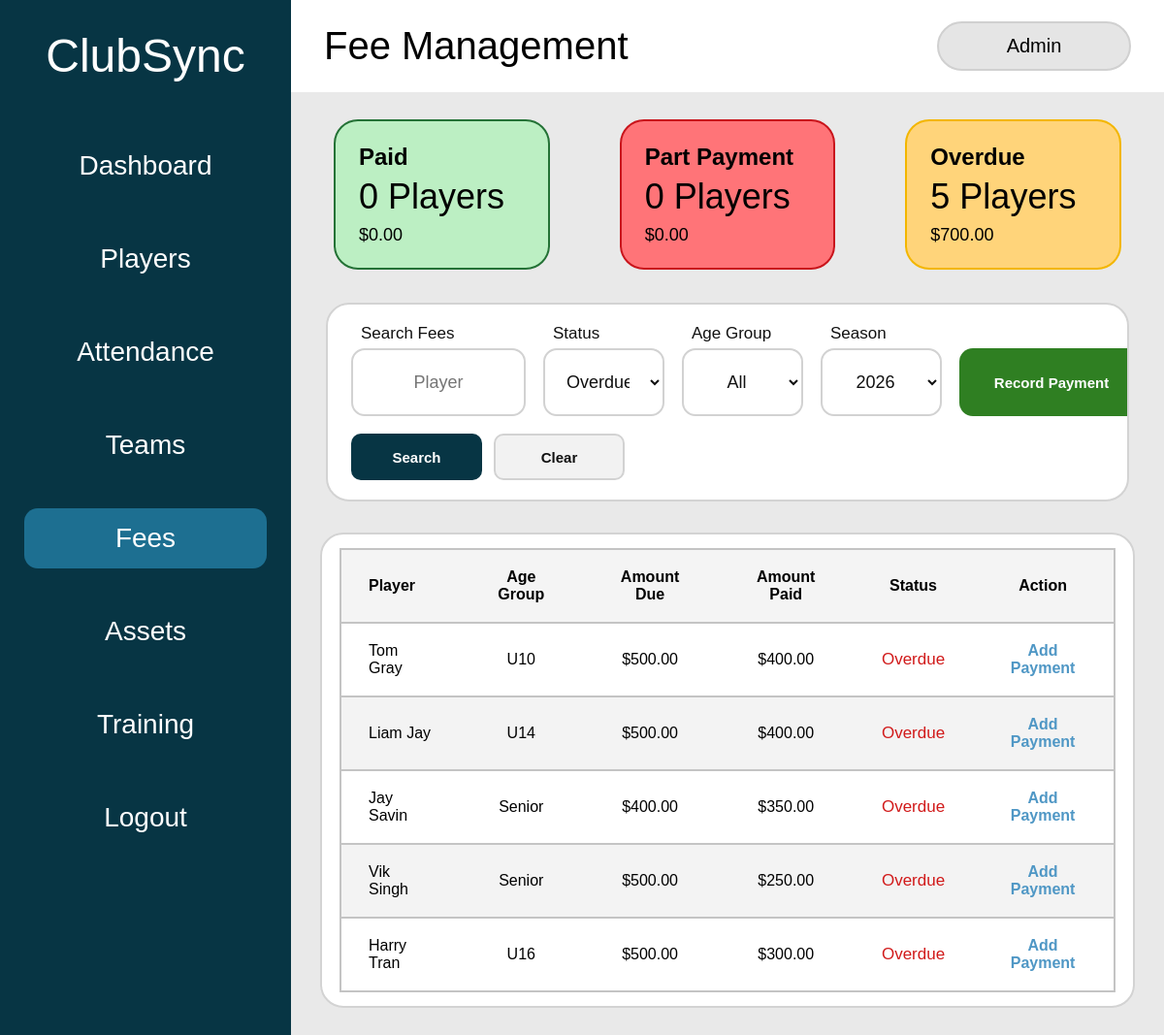
/fees?status=Overdue (signed in), run on an earlier commit of the app's database.
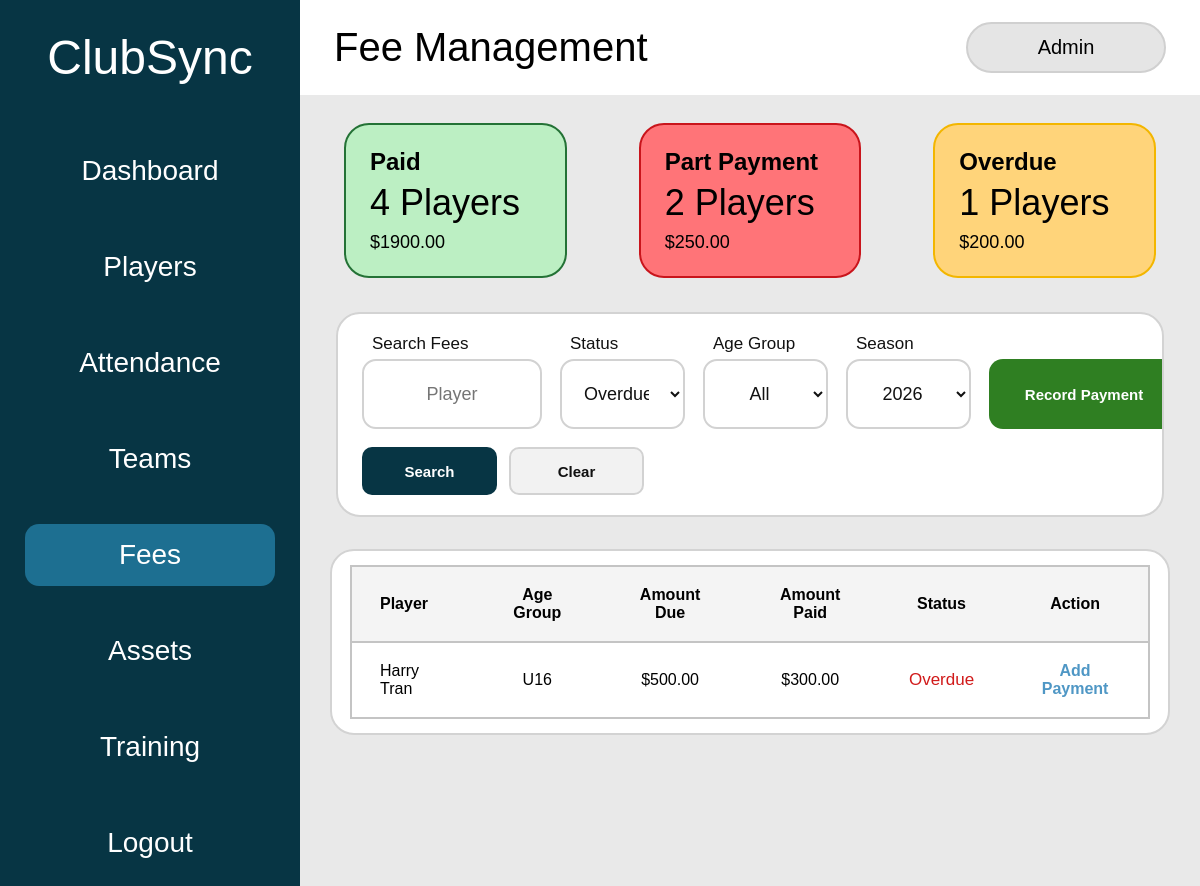
And on a later commit of the database.
### tables this page shows
CREATE TABLE fees (
        fee_id INTEGER PRIMARY KEY AUTOINCREMENT,
        player_id INTEGER NOT NULL,
        season INTEGER NOT NULL,
        amount_due REAL NOT NULL
            DEFAULT 0
            CHECK (amount_due >= 0),
        amount_paid REAL NOT NULL
            DEFAULT 0
            CHECK (amount_paid >= 0),
        payment_status TEXT NOT NULL
            DEFAULT 'Unpaid'
            CHECK (
                payment_status IN (
                    'Paid',
                    'Part Payment',
                    'Overdue',
                    'Unpaid'
                )
            ),
        due_date TEXT,
        payment_date TEXT,
        notes TEXT,
        created_at TEXT NOT NULL
            DEFAULT CURRENT_TIMESTAMP,
        updated_at TEXT NOT NULL
            DEFAULT CURRENT_TIMESTAMP,

        UNIQUE (
            player_id,
            season
        ),

        FOREIGN KEY (player_id)
            REFERENCES players(player_id)
            ON DELETE CASCADE
    );

CREATE TABLE players (
    player_id INTEGER PRIMARY KEY AUTOINCREMENT,
    first_name TEXT NOT NULL,
    last_name TEXT NOT NULL,
    date_of_birth TEXT NOT NULL,
    age_group TEXT NOT NULL,
    team TEXT NOT NULL,
    position TEXT NOT NULL,
    contact_phone TEXT,
    emergency_contact TEXT,
    medical_notes TEXT,
    registration_status TEXT NOT NULL DEFAULT 'Active'
);

### app.py (the view, shortened to what this page needs)
@app.route("/fees")
def fees():
    if "role" not in session:
        return redirect(url_for("login"))
    if session["role"] == "Viewer":
        return redirect(url_for("viewer"))
    search = request.args.get(
        "search",
        ""
    ).strip()
    selected_status = request.args.get(
        "status",
        ""
    ).strip()
    selected_age_group = request.args.get(
        "age_group",
        ""
    ).strip()
    current_year = date.today().year
    selected_season_value = request.args.get(
        "season",
        str(current_year)
    ).strip()
    try:
        selected_season = int(selected_season_value)
    except ValueError:
        selected_season = current_year
    allowed_statuses = {
        "",
        "Paid",
        "Part Payment",
        "Overdue",
        "Unpaid"
    }
    if selected_status not in allowed_statuses:
        selected_status = ""
    connection = get_database_connection()
    ensure_fees_table(connection)
    refresh_fee_statuses(connection)
    refresh_overdue_fee_dashboard(connection)
    connection.commit()
    query = """
        SELECT
            fees.fee_id,
            fees.player_id,
            fees.season,
            fees.amount_due,
            fees.amount_paid,
            fees.payment_status,
            fees.due_date,
            fees.payment_date,
            fees.notes,
            players.first_name,
            players.last_name,
            players.age_group,
            players.team

        FROM fees

        JOIN players
            ON fees.player_id = players.player_id

        WHERE fees.season = ?
    """
    parameters = [
        selected_season
    ]
    if selected_status:
        query += """
            AND fees.payment_status = ?
        """
        parameters.append(
            selected_status
        )
    query += """
        ORDER BY
            players.last_name,
            players.first_name
    """
    fee_records = connection.execute(
        query,
        parameters
    ).fetchall()
    summary = connection.execute("""
        SELECT
            SUM(
                CASE
                    WHEN payment_status = 'Paid'
                    THEN 1
                    ELSE 0
                END
            ) AS paid_count,

            SUM(
                CASE
                    WHEN payment_status = 'Paid'
                    THEN amount_paid
                    ELSE 0
                END
            ) AS paid_total,

            SUM(
                CASE
                    WHEN payment_status = 'Part Payment'
                    THEN 1
                    ELSE 0
                END
            ) AS part_payment_count,

            SUM(
                CASE
                    WHEN payment_status = 'Part Payment'
                    THEN amount_paid
                    ELSE 0
                END
            ) AS part_payment_total,

            SUM(
                CASE
                    WHEN payment_status = 'Overdue'
                    THEN 1
                    ELSE 0
                END
            ) AS overdue_count,

            SUM(
                CASE
                    WHEN payment_status = 'Overdue'
                    THEN MAX(amount_due - amount_paid, 0)
                    ELSE 0
                END
            ) AS overdue_total

        FROM fees
        WHERE season = ?
    """, (
        selected_season,
    )).fetchone()
    players_for_fees = connection.execute("""
        SELECT
            player_id,
            first_name,
            last_name,
            age_group
        FROM players
        WHERE registration_status = 'Active'
        ORDER BY
            last_name,
            first_name
    """).fetchall()
    age_groups = connection.execute("""
        SELECT DISTINCT age_group
        FROM players
        WHERE registration_status = 'Active'
          AND age_group IS NOT NULL
          AND TRIM(age_group) != ''
        ORDER BY age_group
    """).fetchall()
    saved_seasons = connection.execute("""
        SELECT DISTINCT season
        FROM fees
        ORDER BY season DESC
    """).fetchall()
    seasons = {
        current_year - 2,
        current_year - 1,
        current_year,
        current_year + 1
    }
    for season_record in saved_seasons:
        seasons.add(
            int(season_record["season"])
        )
    seasons = sorted(
        seasons,
        reverse=True
    )
    connection.close()
    return render_template(
        "fees.html",
        fees=fee_records,
        players=players_for_fees,
        age_groups=age_groups,
        seasons=seasons,
        paid_count=summary["paid_count"] or 0,
        paid_total=summary["paid_total"] or 0,
        part_payment_count=(
            summary["part_payment_count"] or 0
        ),
        part_payment_total=(
            summary["part_payment_total"] or 0
        ),
        overdue_count=summary["overdue_count"] or 0,
        overdue_total=summary["overdue_total"] or 0,
        search=search,
        selected_status=selected_status,
        selected_age_group=selected_age_group,
        selected_season=selected_season,
        saved=request.args.get("saved") == "1"
    )

### app.py (called while the page is built, shortened)
def get_database_connection():
    connection = sqlite3.connect("clubsync.db")
    connection.row_factory = sqlite3.Row
    connection.execute("PRAGMA foreign_keys = ON")
    return connection

def calculate_fee_status(
    amount_due,
    amount_paid,
    due_date
):
    if amount_due > 0 and amount_paid >= amount_due:
        return "Paid"
    if due_date:
        try:
            parsed_due_date = date.fromisoformat(due_date)
            if parsed_due_date < date.today():
                return "Overdue"
        except ValueError:
            pass
    if amount_paid > 0:
        return "Part Payment"
    return "Unpaid"

def refresh_fee_statuses(connection):
    fee_records = connection.execute("""
        SELECT
            fee_id,
            amount_due,
            amount_paid,
            due_date,
            payment_status
        FROM fees
    """).fetchall()
    for fee_record in fee_records:
        current_status = calculate_fee_status(
            float(fee_record["amount_due"]),
            float(fee_record["amount_paid"]),
            fee_record["due_date"]
        )

### templates/fees.html (shortened to what the changed rows need)
<!DOCTYPE html>
<html lang="en">
<head>
    <link
        rel="stylesheet"
        href="{{ url_for('static', filename='css/style.css') }}"
    >
</head>
<body>
<div class="app-layout">
    <aside class="sidebar">
        <h1>ClubSync</h1>
    </aside>
    <main class="main-content fees-page">
        <div class="top-bar">
            <div>
                <h2>Fee Management</h2>
            </div>
        </div>
        <section class="fee-summary-grid">
            <div class="fee-summary-card paid-summary-card">
                <h3>Paid</h3>
                <p class="fee-summary-count">
                    {{ paid_count }} Players
                </p>
                <p class="fee-summary-amount">
                    ${{ "%.2f"|format(paid_total) }}
                </p>
            </div>
            <div class="fee-summary-card part-payment-summary-card">
                <h3>Part Payment</h3>
                <p class="fee-summary-count">
                    {{ part_payment_count }} Players
                </p>
                <p class="fee-summary-amount">
                    ${{ "%.2f"|format(part_payment_total) }}
                </p>
            </div>
            <div class="fee-summary-card overdue-summary-card">
                <h3>Overdue</h3>
                <p class="fee-summary-count">
                    {{ overdue_count }} Players
                </p>
                <p class="fee-summary-amount">
                    ${{ "%.2f"|format(overdue_total) }}
                </p>
            </div>
        </section>
        <section class="fees-table-card">
            <div class="fees-table-wrapper">
                <table class="fees-table">
                    <thead>
                        <tr>
                            <th>Player</th>
                            <th>Age Group</th>
                            <th>Amount Due</th>
                            <th>Amount Paid</th>
                            <th>Status</th>
                            <th>Action</th>
                        </tr>
                    </thead>
                    <tbody>
                        {% for fee in fees %}
                            <tr>
                                <td>
                                    {{ fee["first_name"] }}
                                    {{ fee["last_name"] }}
                                </td>
                                <td>
                                    {{ fee["age_group"] }}
                                </td>
                                <td>
                                    ${{ "%.2f"|format(fee["amount_due"]) }}
                                </td>
                                <td>
                                    ${{ "%.2f"|format(fee["amount_paid"]) }}
                                </td>
                                <td>
                                    <span
                                        class="fee-status
                                        {% if fee['payment_status'] == 'Paid' %}
                                            paid-fee-status
                                        {% elif fee['payment_status'] == 'Part Payment' %}
                                            part-payment-fee-status
                                        {% elif fee['payment_status'] == 'Overdue' %}
                                            overdue-fee-status
                                        {% else %}
                                            unpaid-fee-status
                                        {% endif %}"
                                    >
                                        {{ fee["payment_status"] }}
                                    </span>
                                </td>
                                <td>
                                    {% if session["role"] == "Admin" %}
                                        {% if fee["payment_status"] == "Paid" %}
                                            <button
                                                type="button"
                                                class="fee-action-button"
                                                onclick='openViewFeeModal(
                                                    {{ fee["fee_id"]|tojson }},
                                                    {{ ((fee["first_name"] or "") ~ " " ~ (fee["last_name"] or ""))|tojson }},
                                                    {{ (fee["age_group"] or "")|tojson }},
                                                    {{ fee["season"]|tojson }},
                                                    {{ fee["amount_due"]|tojson }},
                                                    {{ fee["amount_paid"]|tojson }},
                                                    {{ (fee["payment_status"] or "")|tojson }},
                                                    {{ (fee["due_date"] or "")|tojson }},
                                                    {{ (fee["notes"] or "")|tojson }}
                                                )'
                                            >
                                                View
                                            </button>
                                        {% else %}
                                            <button
                                                type="button"
                                                class="fee-action-button"
                                                onclick="openUpdatePaymentModal(
                                                    '{{ fee['fee_id'] }}',
                                                    '{{ fee['first_name']|e }} {{ fee['last_name']|e }}',
                                                    '{{ fee['amount_due'] }}',
                                                    '{{ fee['amount_paid'] }}'
                                                )"
                                            >
                                                {% if fee["amount_paid"] > 0 %}
                                                    Add Payment
                                                {% else %}
                                                    Mark Payment
                                                {% endif %}
                                            </button>
                                        {% endif %}
                                    {% endif %}
                                </td>
                            </tr>
                        {% endfor %}
                    </tbody>
                </table>
            </div>
        </section>
    </main>
</div>
</body>
</html>

What changed in the data, as far as the page shows it:
no longer on this page (row edited): fees: first_name "Tom", last_name "Gray", age_group "U10", amount_due "500.00", amount_paid "400.00", payment_status "Overdue", shows "Add Payment"
no longer on this page (row edited): fees: first_name "Liam", last_name "Jay", age_group "U14", amount_due "500.00", amount_paid "400.00", payment_status "Overdue", shows "Add Payment"
no longer on this page (row edited): fees: first_name "Jay", last_name "Savin", age_group "Senior", amount_due "400.00", amount_paid "350.00", payment_status "Overdue", shows "Add Payment"
no longer on this page (row edited): fees: first_name "Vik", last_name "Singh", age_group "Senior", amount_due "500.00", amount_paid "250.00", payment_status "Overdue", shows "Add Payment"
Also different on the page:
{{ paid_count }}: "0" → "4"
{{ "%.2f"|format(paid_total) }}: "0.00" → "1900.00"
{{ part_payment_count }}: "0" → "2"
{{ "%.2f"|format(part_payment_total) }}: "0.00" → "250.00"
{{ overdue_count }}: "5" → "1"
{{ "%.2f"|format(overdue_total) }}: "700.00" → "200.00"
